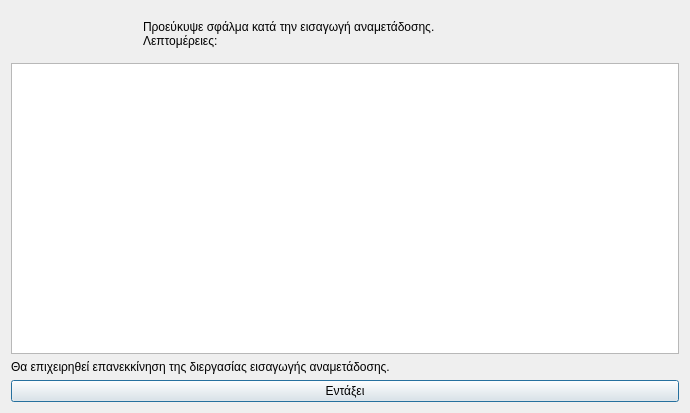
<?xml version="1.0" encoding="UTF-8"?>
<ui version="4.0">
 <class>Dialog</class>
 <widget class="QDialog" name="Dialog">
  <property name="geometry">
   <rect>
    <x>0</x>
    <y>0</y>
    <width>690</width>
    <height>413</height>
   </rect>
  </property>
  <property name="windowTitle">
   <string>Σφάλμα στην διεργασία εισαγωγής αναμετάδοσης</string>
  </property>
  <property name="windowIcon">
   <iconset resource="../../../icons.qrc">
    <normaloff>:/rest-windows/assets/images/rest-windows/information.png</normaloff>:/rest-windows/assets/images/rest-windows/information.png</iconset>
  </property>
  <layout class="QGridLayout" name="gridLayout">
   <item row="0" column="0">
    <widget class="QFrame" name="frame">
     <property name="styleSheet">
      <string notr="true">QFrame{border:0px;}</string>
     </property>
     <property name="frameShape">
      <enum>QFrame::StyledPanel</enum>
     </property>
     <property name="frameShadow">
      <enum>QFrame::Raised</enum>
     </property>
     <layout class="QHBoxLayout" name="horizontalLayout">
      <item>
       <widget class="QLabel" name="image_label">
        <property name="maximumSize">
         <size>
          <width>117</width>
          <height>117</height>
         </size>
        </property>
        <property name="text">
         <string/>
        </property>
        <property name="pixmap">
         <pixmap resource="../../../icons.qrc">:/rest-windows/assets/images/rest-windows/information.png</pixmap>
        </property>
        <property name="scaledContents">
         <bool>true</bool>
        </property>
       </widget>
      </item>
      <item>
       <widget class="QLabel" name="label">
        <property name="text">
         <string>Προεύκυψε σφάλμα κατά την εισαγωγή αναμετάδοσης.
Λεπτομέρειες:</string>
        </property>
        <property name="alignment">
         <set>Qt::AlignJustify|Qt::AlignVCenter</set>
        </property>
       </widget>
      </item>
     </layout>
    </widget>
   </item>
   <item row="3" column="0">
    <widget class="QPushButton" name="ok">
     <property name="text">
      <string>Εντάξει</string>
     </property>
     <property name="icon">
      <iconset resource="../../../icons.qrc">
       <normaloff>:/rest-windows/assets/images/rest-windows/ok.png</normaloff>:/rest-windows/assets/images/rest-windows/ok.png</iconset>
     </property>
    </widget>
   </item>
   <item row="1" column="0">
    <widget class="QPlainTextEdit" name="details"/>
   </item>
   <item row="2" column="0">
    <widget class="QLabel" name="label_2">
     <property name="text">
      <string>Θα επιχειρηθεί επανεκκίνηση της διεργασίας εισαγωγής αναμετάδοσης.</string>
     </property>
     <property name="alignment">
      <set>Qt::AlignJustify|Qt::AlignVCenter</set>
     </property>
    </widget>
   </item>
  </layout>
 </widget>
 <tabstops>
  <tabstop>details</tabstop>
  <tabstop>ok</tabstop>
 </tabstops>
 <resources>
  <include location="../../../icons.qrc"/>
  <include location="../../../icons.qrc"/>
  <include location="../../../icons.qrc"/>
  <include location="../../../icons.qrc"/>
 </resources>
 <connections/>
</ui>
